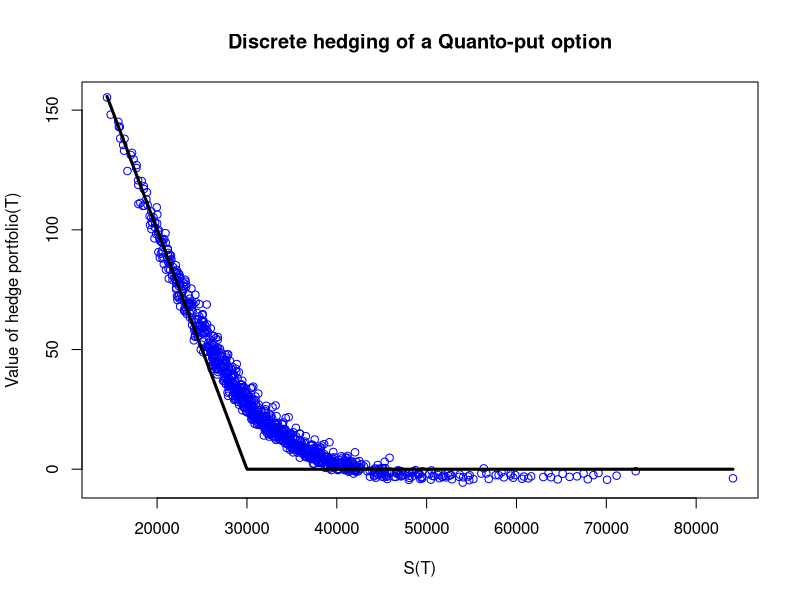

The R script that drew this image:
BlackScholesFormula  <- function (
    spot,
    timetomat,
    strike,
    r, 
    q=0, 
    sigma, 
    opttype=1, 
    greektype=1)
{ 
  
  d1<-(log(spot/strike)+ ((r-q)+0.5*sigma^2)*timetomat)/(sigma*sqrt(timetomat))
  d2<-d1-sigma*sqrt(timetomat)
  
  if (opttype==1 && greektype==1) result<-spot*exp(-q*timetomat)*pnorm(d1)-strike*exp(-r*timetomat)*pnorm(d2)
  
  if (opttype==2 && greektype==1) result<-spot*exp(-q*timetomat)*pnorm(d1)-strike*exp(-r*timetomat)*pnorm(d2)-spot*exp(-q*timetomat)+strike*exp(-r*timetomat)
  
  if (opttype==1 && greektype==2) result<-exp(-q*timetomat)*pnorm(d1)
  
  if (opttype==2 && greektype==2) result<-exp(-q*timetomat)*(pnorm(d1)-1)
  
  if (greektype==3) result<-exp(-q*timetomat)*dnorm(d1)/(spot*sigma*sqrt(timetomat))
  
  if (greektype==4) result<-exp(-q*timetomat)*spot*dnorm(d1)*sqrt(timetomat)
  
  BlackScholesFormula<-result
  
}

# INITIALIZE
# ==========

# JP
S0<-30000
muf<-0.05
rf<-0.05
sigmaf<-0.2

# Exchange rate 
X0 <- 1/100
sigmaX<-0.2

# US 
rd <- 0.05
q <- rd - rf + sigmaX * sigmaf

sigma_hedge <- 0.2

T<-2
K<-S0
capT <- T
Nhedge<-252; Nrep<-1000

opttype <- 2

# HEDGE
# =====

St<-rep(S0, length=Nrep)
Xt<-rep(X0, length=Nrep)
dt<-T/Nhedge

# V(0) 
initialoutlay <- X0 * BlackScholesFormula(S0,T,K,rd,q,sigmaf,opttype,1)
initialoutlay / X0
V <- rep(initialoutlay,length=Nrep)

# h_Bf(0)
h_Bf <- X0 * BlackScholesFormula(St,T,K,rd,q,sigma_hedge,opttype,2) / Xt * St

# h_Bd(0)
h_Bd <- V - h_Bf * Xt

for(i in 2:Nhedge){
  
  # Update the processes
  BM = rnorm(Nrep)
  St <- St * exp( (muf-0.5 * sigmaf^2) * dt + sigmaf * sqrt(dt) * BM)	
  Xt <- Xt * exp( (rd-rf-0.5 * sigmaX^2) * dt + sigmaX * sqrt(dt) * BM)
  
  # V(t)
  V <- h_Bf * exp(rf * dt) * Xt + h_Bd * exp(rd * dt)

  # h_Bf(t)
  h_Bf <- X0 * BlackScholesFormula(St,T,K,rd,q,sigma_hedge,opttype,2) / Xt * St

  # h_Bd(t)
  h_Bd <- V - h_Bf * Xt
}

BM <- rnorm(Nrep)
ST <- St * exp((muf-0.5*sigmaf^2) * dt + sigmaf * sqrt(dt) * BM)	
XT <- Xt * exp((rd-rf-0.5*sigmaX^2) * dt + sigmaX * sqrt(dt) * BM)

V <- h_Bf * exp(rf * dt) * XT + h_Bd * exp(rd * dt)

hedgeerror <- V-X0*pmax(K-ST,0)
optionpayoff <- X0*pmax(K-ST,0)

# SUMMARY STATS & GRAPHS
# ======================

print(paste("Initial investment =",round(initialoutlay,4)))
#print(paste("Average discounted option payoff =",round(exp(-r*T)*mean(optionpayoff),4)))
#print(paste("Average discounted portfolio value =",round(exp(-r*T)*mean(Vpf),4)))

x11()
plot(ST,V,col="blue",xlab="S(T)",ylab="Value of hedge portfolio(T)",main="Discrete hedging of a Quanto-put option")
points(sort(ST),X0*pmax(K-sort(ST),0),type='l',lwd=3,col='black')

